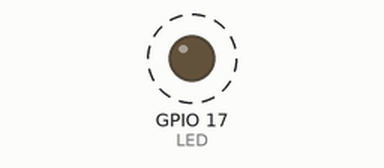
Simulated run of this sketch. Board: ESP32. Parts: output pins drawn as LEDs (lit = HIGH). Dashed ring = blinking.

Above: at 0.1 s.
Timing chart, 0 to 3.0 s (numbered marks = the images above):
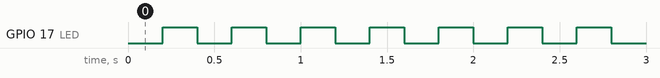

The sketch:

Interrupt.ino
```cpp
/*
  Interrupcao

  Esse codigo da um toggle no led a 200ms por meio de interrupcao no timer 0.

  formula da frequencia do timer: timer speed (Hz) = clock speed (Mhz) / prescaler
  a velocidade de clock no ESP32 eh de 80MHz

*/

#define LED 17
hw_timer_t *My_timer = NULL;                      //variavel ponteiro do tipo hw_timer_t
void IRAM_ATTR onTimer(){                         //rotina de interrupcao
  digitalWrite(LED, !digitalRead(LED));           //da um toggle no led
}

void setup() {
  pinMode(LED, OUTPUT);
  My_timer = timerBegin(0, 80, true);             //funcao q inicializa o timer. Argumentos: numero do timer, prescaler, incrementar
  timerAttachInterrupt(My_timer, &onTimer, true); //acoplando a rotina de interrupcao onTimer ao timer My_timer

/*
  Aqui eh a funcao q implementa o contador. Vai contar ate esse numero e gerar a interrucao.
  O valor true significa q ele vai recomecar ao final da contagem, gerando interrupcoes frequentimente.
  Como o preescaler esta com valor 80, o numero nesse contador representa microsegundos.
*/
  timerAlarmWrite(My_timer, 200000, true);
  timerAlarmEnable(My_timer);                     //ativando a interrupcao (enable)

}

void loop() {


}
```

Measured:
- by itself, GPIO 17 (LED): alternates HIGH for 0.20 s and LOW for 0.20 s
